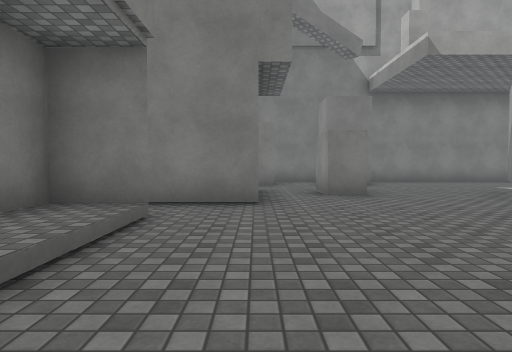
[1] (above)

18 first-person views from a walk through a Unity game level. The camera is 1.2 m above the floor, tilts 2° down and sees 75° across. The floor is counted in squares, 2 m on a side. Each view is taken from the middle of a square. On the plan, view 1 faces up. The plan holds only what a view shows up to about 10 squares ahead; the rest is blank. Surface patterns are stand-ins for the level's own textures.

[2]
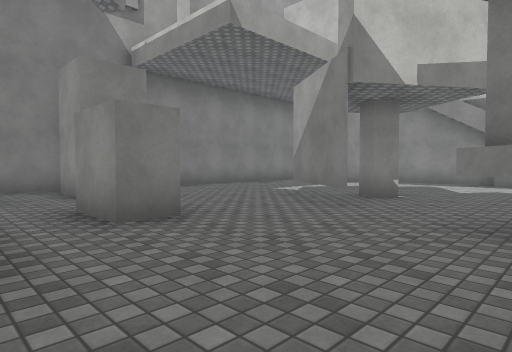

[3]
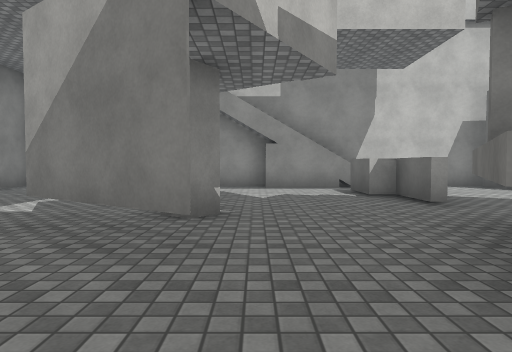

[4]
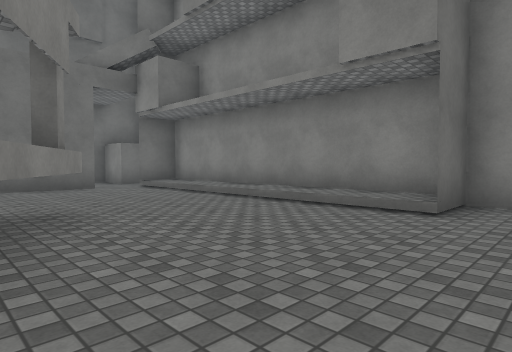

[5]
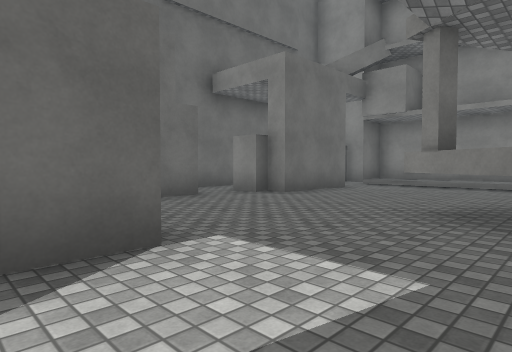

[6]
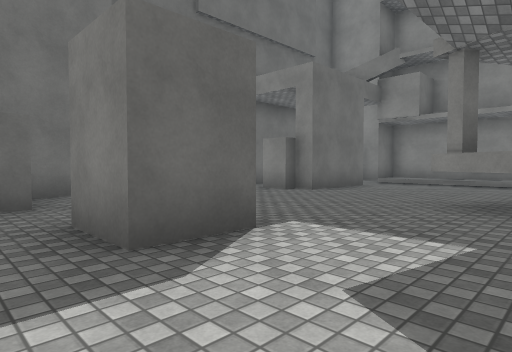

[7]
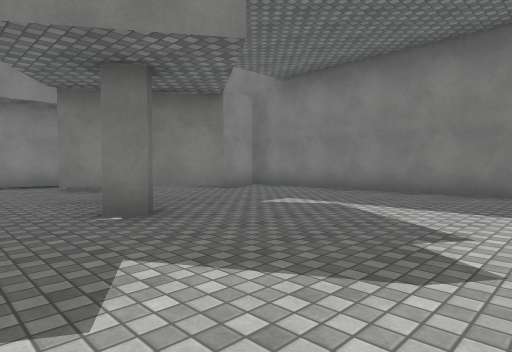

[8]
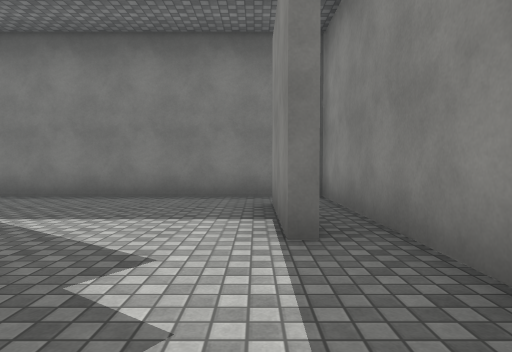

[9]
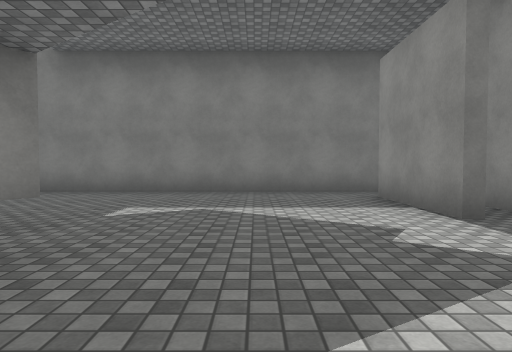

[10]
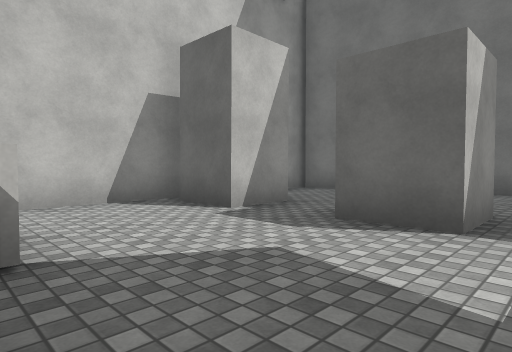

[11]
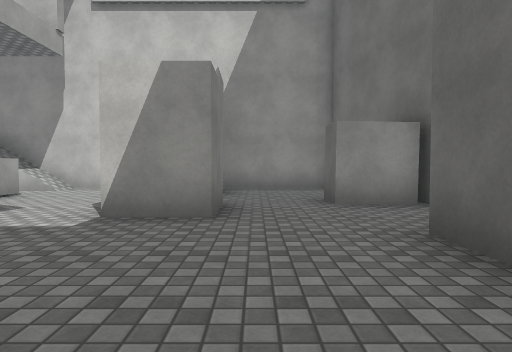

[12]
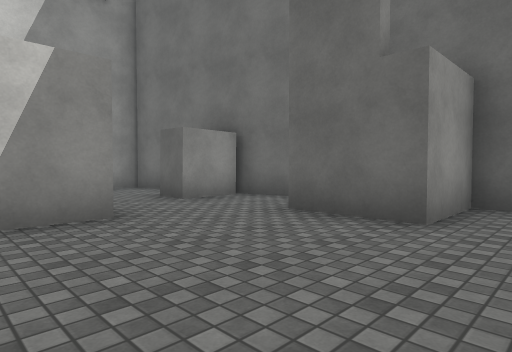

[13]
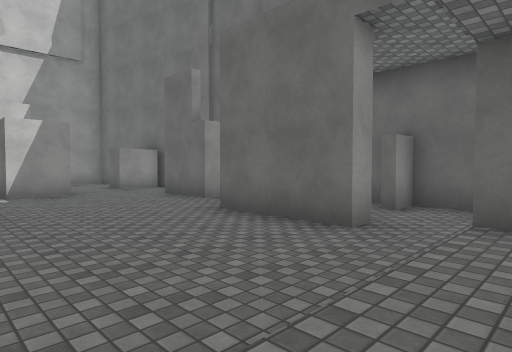

[14]
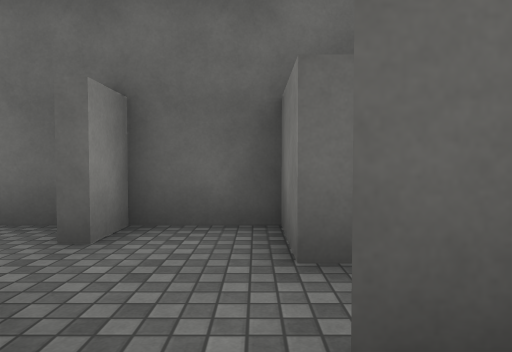

[15]
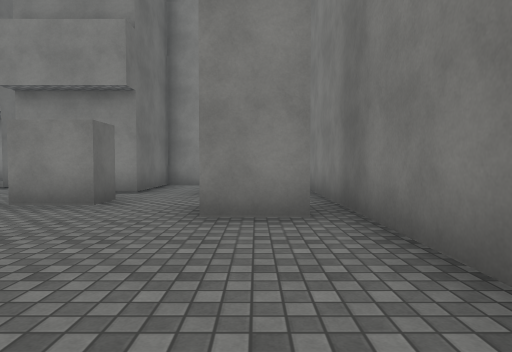

[16]
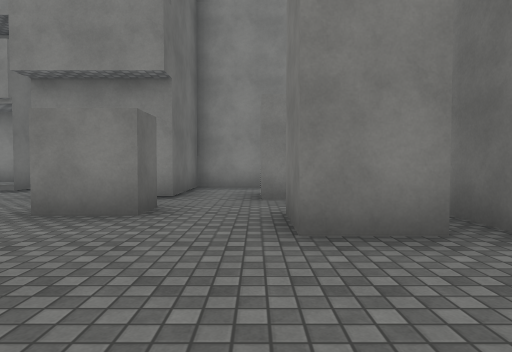

[17]
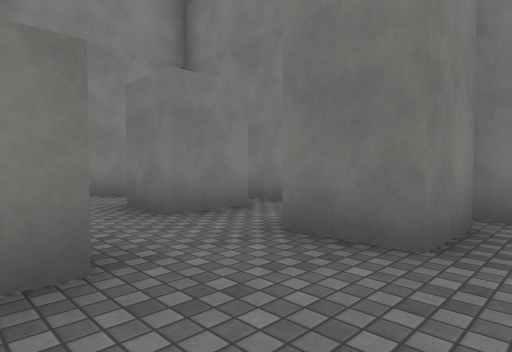

[18]
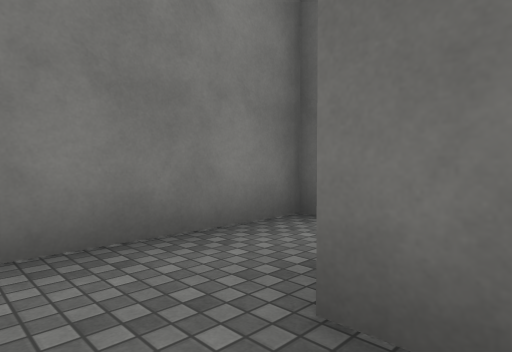

### Floor plan
Key: @ floor where view 1 was taken; # wall or solid block; . main floor; : floor 0.25 m higher than the main floor; / step, stairs or slope; ^ raised ledge; T thing the floor can be seen under or through.
Columns run from 3 left of view 1 to 12 right of it. Each row starts with its distance up from view 1.
 12 ################
 11 #..............#
 10 #..#.##......#.#
  9 #............#.#
  8 #............#.#
  7 ####.#..T......#
  6   ##....TT.....#
  5  ###........../#
  4 ##............ #
  3 #:/...^^^...^./#
  2 #:/...^  ..^^./#
  1 #:/..^ ^.......#
  0 #:/@..^^.......#
 -1 #:/..........#.#
 -2 #:/.......##.#.#
 -3 #:/............#
 -4 ##.####........#
 -5  #....####.# ###
 -6  #.#...# ###
 -7  #######

Where each view was taken, in squares from view 1:
view 1: 0 up, 0 right, facing up
view 2: 3 up, 0 right, facing up-right
view 3: 5 up, 2 right, facing right
view 4: 5 up, 3 right, facing down-left
view 5: 1 up, 8 right, facing down-left
view 6: 1 up, 9 right, facing down-left
view 7: 4 up, 10 right, facing up-left
view 8: 5 up, 10 right, facing up
view 9: 4 up, 8 right, facing up
view 10: 2 up, 6 right, facing down-right
view 11: 3 down, 3 right, facing right
view 12: 1 down, 3 right, facing down-right
view 13: 0 up, 2 left, facing down-right
view 14: 3 down, 1 left, facing down
view 15: 10 up, 7 right, facing left
view 16: 9 up, 6 right, facing left
view 17: 7 up, 4 right, facing up-left
view 18: 8 up, 0 right, facing up-left
